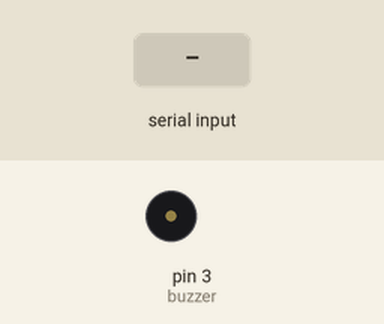
Recording of a sketch running on a simulated Arduino Uno, built with avr-gcc and run on an emulated ATmega328P. Parts: buzzer (waves = sounding). The test bench sets the inputs (shaded band).

Above: at 1.2 s.
1.3 s: "a" received over Serial
At 4.9 s:
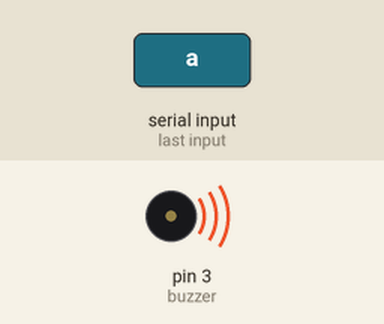
Timing chart, 0 to 10.3 s (numbered marks = the images above; inputs shaded):
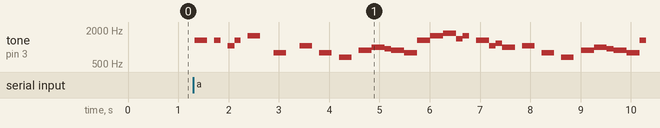

The sketch:

Arduino_non-blocking_tone.ino
```cpp
#include "pitches.h"
 // Define pin
#define buzzer 3

char data;                                      //data to be received from UART
volatile unsigned int timer1_counter0 = 0;      //virtual timer1.0, for non-blocking tone playback control
volatile unsigned int timer1_counter1 = 0;      //virtual timer1.1, for monitoring tone loop
volatile bool timer1_overflow0 = false;
volatile bool timer1_overflow1 = false;
unsigned int timer1_target0 = 0;
unsigned int timer1_target1 = 0;
int column_count = 0;                           //for tone plaback control
bool tone_end = true;                           //tone length flag

int canonD[2][56]={ {NOTE_A6,NOTE_FS6,NOTE_G6,NOTE_A6,NOTE_FS6,NOTE_G6,NOTE_A6,NOTE_A5,NOTE_B5,NOTE_CS6,NOTE_D6,NOTE_E6,NOTE_FS6,NOTE_G6,\
                     NOTE_FS6,NOTE_D6,NOTE_E6,NOTE_FS6,NOTE_FS5,NOTE_G5,NOTE_A5,NOTE_B5,NOTE_A5,NOTE_G5,NOTE_A5,NOTE_FS5,NOTE_G5,NOTE_A5,\
                     NOTE_G5,NOTE_B5,NOTE_A5,NOTE_G5,NOTE_FS5,NOTE_E5,NOTE_FS5,NOTE_E5,NOTE_D5,NOTE_E5,NOTE_FS5,NOTE_G5,NOTE_A5,NOTE_B5,\
                     NOTE_G5,NOTE_B5,NOTE_A5,NOTE_B5,NOTE_CS6,NOTE_D6,NOTE_A5,NOTE_B5,NOTE_CS6,NOTE_D6,NOTE_E6,NOTE_FS6,NOTE_G6,NOTE_A6}, \
                    { 4,8,8,4,8,8,8,8,8,8,8,8,8,8,\
                      4,8,8,4,8,8,8,8,8,8,8,8,8,8,\
                      4,8,8,4,8,8,8,8,8,8,8,8,8,8,\
                      4,8,8,4,8,8,8,8,8,8,8,8,8,8} };

//Mario main theme melody
int mario_main[2][12]={ {NOTE_E6, NOTE_E6, MUTE, NOTE_E6, MUTE, NOTE_C6, NOTE_E6, MUTE, NOTE_G6, MUTE, NOTE_G5, MUTE},\
                        {8, 8, 8, 8, 8, 8, 8, 8, 4, 4, 4, 4}};
int mario_one[2][22]={  {NOTE_C6, MUTE, NOTE_G5, MUTE, NOTE_E5, MUTE, NOTE_A5, NOTE_B5, NOTE_AS5, NOTE_A5,\
                         NOTE_G5, NOTE_E6, NOTE_G6, NOTE_A6, NOTE_F6, NOTE_G6, MUTE, NOTE_E6, NOTE_C6, NOTE_D6, NOTE_B5, MUTE},\
                        {4, 8, 4, 8, 4, 8, 4, 4, 8, 4, 4, 4, 4, 4, 8, 8, 8, 4, 8, 8, 4, 8}};
int mario_two[2][15]={  {NOTE_C4, NOTE_G6, NOTE_FS6, NOTE_F6, NOTE_DS6, NOTE_C5, NOTE_E6,\
                         NOTE_F5, NOTE_GS5, NOTE_A5, NOTE_C6, NOTE_C5, NOTE_A5, NOTE_C6, NOTE_D6},\
                        {4, 8, 8, 8, 8, 8, 8, 8, 8, 8, 8, 8, 8, 8, 8}};
int mario_three[2][12]={{NOTE_C4, NOTE_G6, NOTE_FS6, NOTE_F6, NOTE_DS6, NOTE_C5, NOTE_E6,\
                         MUTE, NOTE_C7, NOTE_C7, NOTE_C7, NOTE_G5},\
                        {4, 8, 8, 8, 8, 8, 8, 8, 4, 8, 4, 4}};
int mario_four[2][10]={{ MUTE, NOTE_DS6, MUTE, NOTE_D6, MUTE, NOTE_C6, MUTE, NOTE_G5, NOTE_G5, NOTE_C5},\
                        {4, 4, 8, 4, 8, 4, 8, 8, 4, 4}};
int mario_five[2][13]={{ NOTE_C6, NOTE_C6, MUTE, NOTE_C6, MUTE, NOTE_C6, NOTE_D6, NOTE_E6, NOTE_C6, MUTE, NOTE_A5, NOTE_G5, NOTE_G3},\
                        {8, 8, 8, 8, 8, 8, 4, 8, 8, 8, 8, 4, 4}};
int mario_six[2][13]={{ NOTE_C6, NOTE_C6, MUTE, NOTE_C6, MUTE, NOTE_C6, NOTE_D6, NOTE_E6, NOTE_G4, MUTE, NOTE_C4, MUTE, NOTE_G3},\
                        {8, 8, 8, 8, 8, 8, 8, 8, 4, 8, 8, 4, 4}};

int tone_buffer[2][220];                         //max 219 notes at a time, last column is reserved as tone ending marker

void setup() {
  // put your setup code here, to run once:
  pinMode(buzzer, OUTPUT);
  Serial.begin(9600);
  for(int i = 0; i<57; i++){                    //clear buffer
    tone_buffer[0][i] = 0;
    tone_buffer[1][i] = 0;
  }
  TCCR1A = 0;                                   // set entire TCCR1A register to 0
  TCCR1B = 0;                                   // same for TCCR1B
  TCNT1  = 0;                                   //initialize counter value to 0
  // set compare match register for 128hz increments
  OCR1A = 15624;                                // = (16*10^6) / (128*8) - 1 (must be <65536)
  TCCR1B |= (1 << WGM12);                       // turn on CTC mode
  TCCR1B |= (1 << CS11);                        // Set CS12 bits for 8 prescaler
  TIMSK1 |= (1 << OCIE1A);                      // enable timer compare interrupt
}
ISR(TIMER1_COMPA_vect){                         //trigger at 128Hz
  //Virtual timer is created with timer 1 since Timer 2 is being used for tone() library so it is not possible
  //to utilize Timer 2 for other purposes. Virtual timer is useful to execute delay without blocking the main program flow.
  //Tone of higher note length will experience quantization error, but the slight change in note lenght will not likely be
  //audible, same thing goes to the program flow part, only use it for program that is insensitive to timing.
  //Lowering quantization error requires higher ISR frequency, but may affect the performance of the main program. However
  //ISR of lower frequency can accomodate more virtual timers since it has more time to check for all virtual timer parameters.
  //It is technically no limit on how much virtual timers can be created with this approach, but do keep in mind that there
  //is a tradeoff between virtual timer quantization error and main program performance.

  if(timer1_counter0 < timer1_target0){         //for tone delay control
    timer1_counter0++;
    timer1_overflow0 = false;
  }
  else{
    timer1_overflow0 = true;
  }

  if(timer1_counter1 < timer1_target1){         //for program flow control if any
    timer1_counter1++;
    timer1_overflow1 = false;
  }
  else{
    timer1_overflow1 = true;
  }
}
void loop() {
  if(Serial.available()){
    data = Serial.read();
  }
  else{
    data = '0';                                 //prevent it from executing if no match character is found
  }
  switch (data){
    case 'a':                                   //play canonD music
      if(tone_end == true){
        music2_1();
        music2_2();
        music2_1();
      }
      break;
    case 'b':                                   //play SuperMario muusic
      if(tone_end == true){
        music();
      }
      break;
    case 'k':                                   //key pressed
      if(tone_end == true){
        play(NOTE_A5, 8);
      }
      break;
    case 'r':                                   //error tone
      if(tone_end == true){
        play(NOTE_A5, 2);
      }
      break;
    case 's':                                   //Parameter set tone
      if(tone_end == true){
        play(NOTE_A5, 16);
        play(MUTE, 16);
        play(NOTE_A5, 16);
      }
      break;
    case 'x':                                   //exit editing mode
      if(tone_end == true){
        play(NOTE_A6, 16);
        play(MUTE, 16);
        play(NOTE_A5, 16);
      }
      break;
    default:
      break;
  }
  ////////////////////////////////////////////////////////////////////////////////////////////
  if(timer1_overflow0 == true){                         //if virtual timer1.0 elapsed
    if(tone_end == false){                              //if tone is not ended
      column_count++;                                   //proceed to scan next column
      if(tone_buffer[0][column_count-1] > 1){           //if the specific column has data
        tone(buzzer,tone_buffer[0][column_count-1],tone_buffer[1][column_count-1]); //play note
        timer1_delay(0, tone_buffer[1][column_count-1]);  //delay for the specified note length
      }
      else if(tone_buffer[0][column_count-1] == 1){     //if the specific column is 1
        noTone(buzzer);                                 //mute
        timer1_delay(0, tone_buffer[1][column_count-1]);  //delay for the specified note length
      }
      else{
        tone_end = true;                          //stop ask to play tone
        column_count = 0;                         //reset column counter for next tone playback
        for(int i = 0; i<220; i++){               //clear buffer
          tone_buffer[0][i] = 0;
          tone_buffer[1][i] = 0;
        }
      }
    }
    else{                                       //if tone is ended, force tone end just in case and clear all buffer
      tone_end = true;                          //stop ask to play tone
      column_count = 0;                         //reset column counter for next tone playback
      for(int i = 0; i<220; i++){               //clear buffer
        tone_buffer[0][i] = 0;
        tone_buffer[1][i] = 0;
      }
    }
  }
}

void play(int pitch, int note){                 //calculate and buffer up the tone to be played
  int noteDuration = 1000 / note;
  if(pitch == 0){                               //if a silent note exists
    pitch = 1;                                 //overwrite it so that to use no_tone()
  }
  if(tone_end == true){                         //if first time play will store to 1st column data
    tone_buffer[0][0] = pitch;
    tone_buffer[1][0] = noteDuration;
    tone_end = false;                           //tone length not ended, till tone end flag being marked as true again in main loop
  }
  else{                                         //if play() command keep coming after that will queue up the tone to be generated
    for(int i = 1; i<219; i++){                 //if found zero array will push in the number
      if(tone_buffer[0][i] == 0){               //then break the check loop
        tone_buffer[0][i] = pitch;
        tone_buffer[1][i] = noteDuration;
        break;
      }                                         //last column is reserved for tone ending marker, max 219 tones at a time
    }
  }
  return;
}

void music(){                                   //function is pretty much self-explanatory
  for(int i=0; i<56; i++){
    play(canonD[0][i],canonD[1][i]);
  }
  return;
}
void music2_1(){                                  //play mario music main
  for(int i=0; i<12; i++){
    play(mario_main[0][i],mario_main[1][i]);
  }
}
void music2_2(){                                  //play mario music chorus
  for(int i=0; i<2; i++){
    for(int i=0; i<22; i++){
      play(mario_one[0][i],mario_one[1][i]);
    }
  }
  for(int i=0; i<2; i++){
    for(int i=0; i<15; i++){
      play(mario_two[0][i],mario_two[1][i]);
    }
    for(int i=0; i<12; i++){
      play(mario_three[0][i],mario_three[1][i]);
    }
    for(int i=0; i<15; i++){
      play(mario_two[0][i],mario_two[1][i]);
    }
    for(int i=0; i<10; i++){
      play(mario_four[0][i],mario_four[1][i]);
    }
  }
  for(int i=0; i<13; i++){
    play(mario_five[0][i],mario_five[1][i]);
  }
  for(int i=0; i<13; i++){
    play(mario_six[0][i],mario_six[1][i]);
  }
  for(int i=0; i<13; i++){
    play(mario_five[0][i],mario_five[1][i]);
  }
}

void timer1_delay(int no, int timex){
  switch(no){
    case 0:                                      //Virtual timer 1.0 in ms resolution
      timer1_target0 = timex * 10 / 77 ;         //need to consider value rounding of integer division, avoid floating point operation to speed up machine
      timer1_counter0 = 0;
      timer1_overflow0 = false;
      break;
    case 1:
      timer1_target1 = timex * 128;               //Virtual timer1.1 in sec resolution
      timer1_counter1 = 0;
      timer1_overflow1 = false;
    default:
      break;
  }
}
```

pitches.h
```cpp
/*************************************************
 * Public Constants
 *************************************************/
#define MUTE 0
#define NOTE_B0  31
#define NOTE_C1  33
#define NOTE_CS1 35
#define NOTE_D1  37
#define NOTE_DS1 39
#define NOTE_E1  41
#define NOTE_F1  44
#define NOTE_FS1 46
#define NOTE_G1  49
#define NOTE_GS1 52
#define NOTE_A1  55
#define NOTE_AS1 58
#define NOTE_B1  62
#define NOTE_C2  65
#define NOTE_CS2 69
#define NOTE_D2  73
#define NOTE_DS2 78
#define NOTE_E2  82
#define NOTE_F2  87
#define NOTE_FS2 93
#define NOTE_G2  98
#define NOTE_GS2 104
#define NOTE_A2  110
#define NOTE_AS2 117
#define NOTE_B2  123
#define NOTE_C3  131
#define NOTE_CS3 139
#define NOTE_D3  147
#define NOTE_DS3 156
#define NOTE_E3  165
#define NOTE_F3  175
#define NOTE_FS3 185
#define NOTE_G3  196
#define NOTE_GS3 208
#define NOTE_A3  220
#define NOTE_AS3 233
#define NOTE_B3  247
#define NOTE_C4  262
#define NOTE_CS4 277
#define NOTE_D4  294
#define NOTE_DS4 311
#define NOTE_E4  330
#define NOTE_F4  349
#define NOTE_FS4 370
#define NOTE_G4  392
#define NOTE_GS4 415
#define NOTE_A4  440
#define NOTE_AS4 466
#define NOTE_B4  494*/
#define NOTE_C5  523
#define NOTE_CS5 554
#define NOTE_D5  587
#define NOTE_DS5 622
#define NOTE_E5  659
#define NOTE_F5  698
#define NOTE_FS5 740
#define NOTE_G5  784
#define NOTE_GS5 831
#define NOTE_A5  880
#define NOTE_AS5 932
#define NOTE_B5  988
#define NOTE_C6  1047
#define NOTE_CS6 1109
#define NOTE_D6  1175
#define NOTE_DS6 1245
#define NOTE_E6  1319
#define NOTE_F6  1397
#define NOTE_FS6 1480
#define NOTE_G6  1568
#define NOTE_GS6 1661
#define NOTE_A6  1760
#define NOTE_AS6 1865
#define NOTE_B6  1976
#define NOTE_C7  2093
#define NOTE_CS7 2217
#define NOTE_D7  2349
#define NOTE_DS7 2489
#define NOTE_E7  2637
#define NOTE_F7  2794
#define NOTE_FS7 2960
#define NOTE_G7  3136
#define NOTE_GS7 3322
#define NOTE_A7  3520
#define NOTE_AS7 3729
#define NOTE_B7  3951
#define NOTE_C8  4186
#define NOTE_CS8 4435
#define NOTE_D8  4699
#define NOTE_DS8 4978
```

Measured:
- after the input at 1.3 s, tone on pin 3 (buzzer): plays 1319 Hz for 0.26 s, 1319 Hz for 0.13 s, 1047 Hz for 0.13 s, 1319 Hz for 0.13 s, 1568 Hz for 0.25 s, 784 Hz for 0.25 s … (32 notes in this stretch), starting at once
